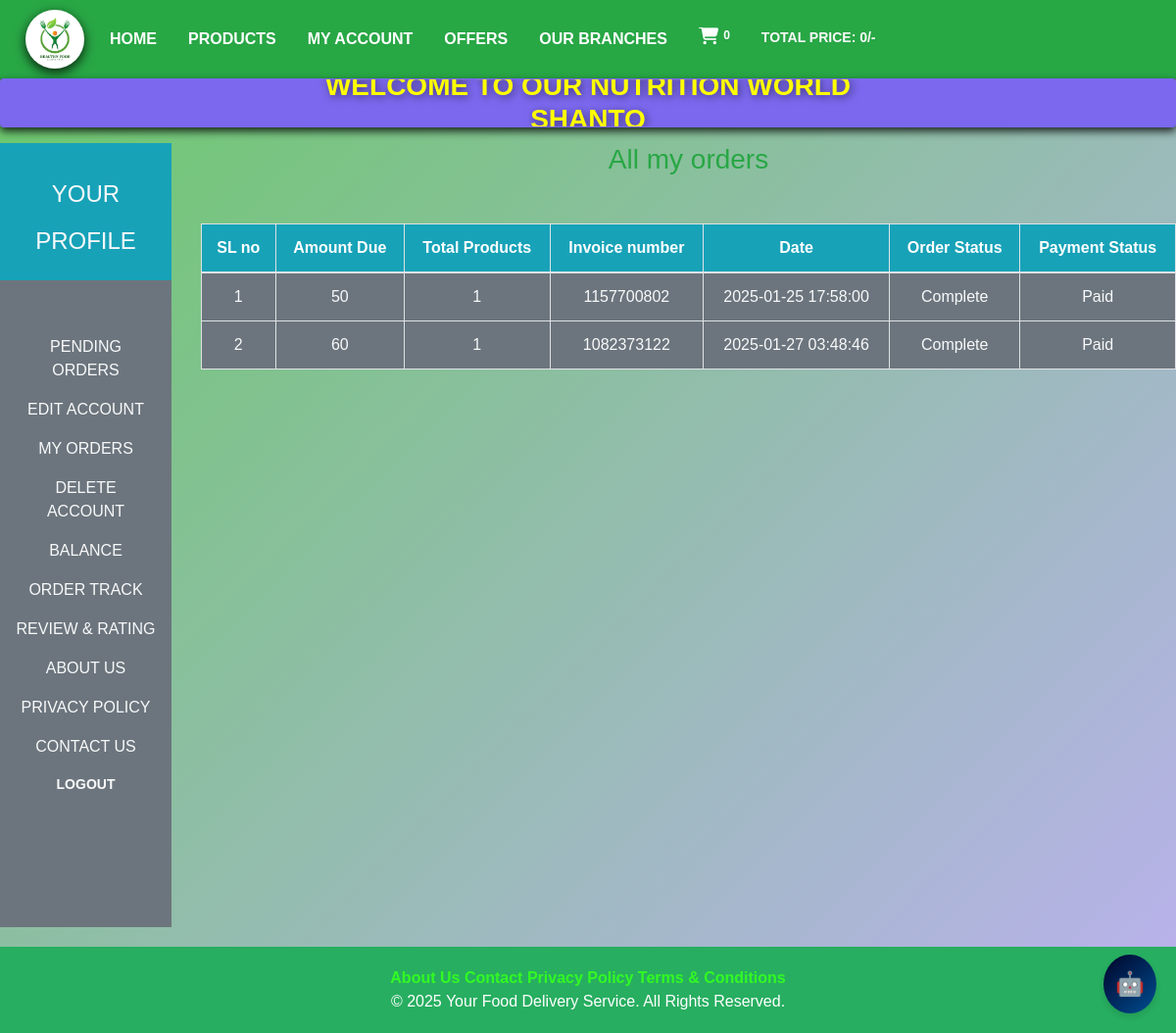
Screenshot of /user_area/profile.php?my_orders (signed in) with the database file from the repository.
### tables this page shows
CREATE TABLE `user_orders` (
  `order_id` int(11) NOT NULL,
  `user_id` int(11) NOT NULL,
  `amount_due` int(255) NOT NULL,
  `invoice_number` int(255) NOT NULL,
  `total_products` int(255) NOT NULL,
  `order_date` timestamp NOT NULL DEFAULT current_timestamp() ON UPDATE current_timestamp(),
  `order_status` varchar(255) NOT NULL
);

### user_area/user_orders.php (the view, shortened to what this page needs)
<!DOCTYPE html>
<html lang="en">
<head>
</head>
<body>
    <?php
    $username=$_SESSION['username'];
    $get_users="Select * from `user_table` where username='$username'";
    $result=mysqli_query($con,$get_users);
    $row_fetch=mysqli_fetch_assoc($result);
    $user_id=$row_fetch['user_id'];
    ?>
<h3 class="text-success">All my orders</h3>
<table class="table table-bordered mt-5">
    <thead class="bg-info">
  <tr>
   <th>SL no</th>
   <th>Amount Due</th>
   <th>Total Products</th>
   <th>Invoice number</th>
   <th>Date</th>
   <th>Order Status</th>
   <th>Payment Status</th>
  </tr>
</thead>
<tbody class="bg-secondary text-light">
    <?php
     $get_order_details="Select * from `user_orders` where user_id=$user_id";
     $result_orders=mysqli_query($con,$get_order_details);
     $number=1;
     while($row_orders=mysqli_fetch_assoc($result_orders)){
        $order_id=$row_orders['order_id'];
        $amount_due=$row_orders['amount_due'];
        $total_products=$row_orders['total_products'];
        $invoice_number=$row_orders['invoice_number'];
        $order_status=$row_orders['order_status'];
        if($order_status=='pending'){
            $order_status='Incomplete';
        }else{
            $order_status='Complete';
        }
        $order_date=$row_orders['order_date'];
        echo "<tr>
        <td>$number</td>
        <td>$amount_due</td>
        <td>$total_products</td>
        <td>$invoice_number</td>
        <td>$order_date</td>
        <td>$order_status</td>";
        ?>
        <?php
         if($order_status=='Complete'){
            echo "<td>Paid</td>";
         }else{
            echo "<td><a href='confirm_payment.php?order_id=$order_id' class='text-light'>Confirm</a></td>
            </tr>";
         }
    $number++;
     }
    ?>
</tbody>
</table>
</body>
</html>

### style.css (style rules this page uses)
* { margin:0; padding:0; box-sizing: border-box; overflow-x:hidden; }

### user_area/profile.php (style rules this page uses)
* { margin: 0; padding: 0; box-sizing: border-box; }
body { font-family: 'Arial', sans-serif; background: linear-gradient(135deg,rgba(63, 186, 61, 0.78),rgb(187, 177, 239)); color: #fff; overflow-x: hidden; min-height: 100vh; display: flex; flex-direction: column; align-items: center; justify-content: center; }
body { font-family: Arial, sans-serif; }

### rows the page displays
user_orders: amount_due "50", total_products "1", invoice_number "1157700802", order_date "2025-01-25 17:58:00", order_status "Complete", shows "Paid"
user_orders: amount_due "60", total_products "1", invoice_number "1082373122", order_date "2025-01-27 03:48:46", order_status "Complete", shows "Paid"

### other values shown
$count_cart_items "0"
$total_price "0"
$_SESSION['username'] "SHANTO"
